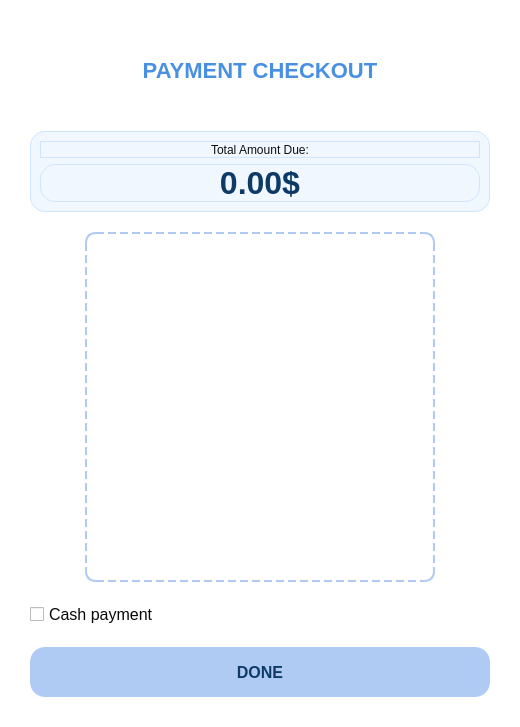
<?xml version="1.0" encoding="UTF-8"?>
<ui version="4.0">
 <class>PaymentWindow</class>
 <widget class="QMainWindow" name="PaymentWindow">
  <property name="geometry">
   <rect>
    <x>0</x>
    <y>0</y>
    <width>520</width>
    <height>727</height>
   </rect>
  </property>
  <property name="windowTitle">
   <string>Secure Payment</string>
  </property>
  <property name="styleSheet">
   <string notr="true"/>
  </property>
  <widget class="QWidget" name="centralwidget">
   <property name="styleSheet">
    <string notr="true">/* Ép màu cho centralwidget và tất cả các con bên trong */
#centralwidget {
    background-color: #FFFFFF; /* Nền trắng */
    color: #000000;            /* Chữ đen */
}

/* Đảm bảo các Label không bị Theme hệ thống ghi đè màu trắng */
QLabel {
    color: #000000;
}</string>
   </property>
   <layout class="QVBoxLayout" name="verticalLayout">
    <property name="spacing">
     <number>20</number>
    </property>
    <property name="leftMargin">
     <number>30</number>
    </property>
    <property name="topMargin">
     <number>30</number>
    </property>
    <property name="rightMargin">
     <number>30</number>
    </property>
    <property name="bottomMargin">
     <number>30</number>
    </property>
    <item>
     <widget class="QLabel" name="labelTitle">
      <property name="styleSheet">
       <string notr="true">font-size: 22px; font-weight: bold; color: #4A90E2; font-family: 'Georgia';</string>
      </property>
      <property name="text">
       <string>PAYMENT CHECKOUT</string>
      </property>
      <property name="alignment">
       <set>Qt::AlignCenter</set>
      </property>
     </widget>
    </item>
    <item>
     <widget class="QFrame" name="frameTotal">
      <property name="styleSheet">
       <string notr="true">background-color: #F0F7FF; border-radius: 15px; border: 1px solid #CFE4FF;</string>
      </property>
      <layout class="QVBoxLayout" name="verticalLayout_2">
       <item>
        <widget class="QLabel" name="label_2">
         <property name="styleSheet">
          <string notr="true">color: rgb(15, 15, 15);</string>
         </property>
         <property name="text">
          <string>Total Amount Due:</string>
         </property>
         <property name="alignment">
          <set>Qt::AlignCenter</set>
         </property>
        </widget>
       </item>
       <item>
        <widget class="QLabel" name="lblTotalValue">
         <property name="styleSheet">
          <string notr="true">font-size: 32px; font-weight: bold; color: #0D3B66;</string>
         </property>
         <property name="text">
          <string>0.00$</string>
         </property>
         <property name="alignment">
          <set>Qt::AlignCenter</set>
         </property>
        </widget>
       </item>
      </layout>
     </widget>
    </item>
    <item alignment="Qt::AlignHCenter">
     <widget class="QLabel" name="labelQR">
      <property name="minimumSize">
       <size>
        <width>350</width>
        <height>350</height>
       </size>
      </property>
      <property name="maximumSize">
       <size>
        <width>350</width>
        <height>350</height>
       </size>
      </property>
      <property name="styleSheet">
       <string notr="true">border: 2px dashed #AFCBF3; border-radius: 10px;</string>
      </property>
      <property name="text">
       <string/>
      </property>
      <property name="pixmap">
       <pixmap>../ima/download.png</pixmap>
      </property>
      <property name="scaledContents">
       <bool>true</bool>
      </property>
      <property name="alignment">
       <set>Qt::AlignCenter</set>
      </property>
     </widget>
    </item>
    <item>
     <widget class="QCheckBox" name="checkBox">
      <property name="font">
       <font>
        <pointsize>12</pointsize>
       </font>
      </property>
      <property name="styleSheet">
       <string notr="true">color: rgb(9, 9, 9);
</string>
      </property>
      <property name="text">
       <string>Cash payment</string>
      </property>
     </widget>
    </item>
    <item>
     <widget class="QPushButton" name="btnConfirm">
      <property name="minimumSize">
       <size>
        <width>0</width>
        <height>50</height>
       </size>
      </property>
      <property name="styleSheet">
       <string notr="true">QPushButton {
    background-color: #AFCBF3;
    color: #0D3B66;
    font-size: 16px;
    font-weight: bold;
    border-radius: 15px;
}
QPushButton:hover {
    background-color: #A6C8FF;
}</string>
      </property>
      <property name="text">
       <string>DONE</string>
      </property>
     </widget>
    </item>
   </layout>
  </widget>
 </widget>
 <resources/>
 <connections/>
</ui>
